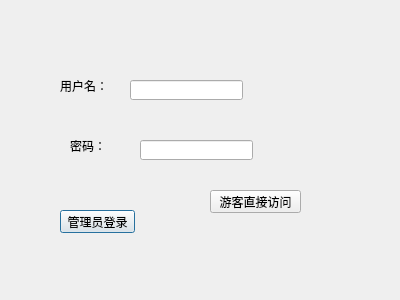
<?xml version="1.0" encoding="UTF-8"?>
<ui version="4.0">
 <class>LoginDialog</class>
 <widget class="QDialog" name="LoginDialog">
  <property name="geometry">
   <rect>
    <x>0</x>
    <y>0</y>
    <width>400</width>
    <height>300</height>
   </rect>
  </property>
  <property name="windowTitle">
   <string>Dialog</string>
  </property>
  <widget class="QPushButton" name="pushButton">
   <property name="geometry">
    <rect>
     <x>60</x>
     <y>210</y>
     <width>75</width>
     <height>23</height>
    </rect>
   </property>
   <property name="text">
    <string>管理员登录</string>
   </property>
  </widget>
  <widget class="QLineEdit" name="userName">
   <property name="geometry">
    <rect>
     <x>130</x>
     <y>80</y>
     <width>113</width>
     <height>20</height>
    </rect>
   </property>
  </widget>
  <widget class="QLineEdit" name="password">
   <property name="geometry">
    <rect>
     <x>140</x>
     <y>140</y>
     <width>113</width>
     <height>20</height>
    </rect>
   </property>
  </widget>
  <widget class="QLabel" name="label">
   <property name="geometry">
    <rect>
     <x>60</x>
     <y>80</y>
     <width>54</width>
     <height>12</height>
    </rect>
   </property>
   <property name="text">
    <string>用户名：</string>
   </property>
  </widget>
  <widget class="QLabel" name="label_2">
   <property name="geometry">
    <rect>
     <x>70</x>
     <y>140</y>
     <width>54</width>
     <height>12</height>
    </rect>
   </property>
   <property name="text">
    <string>密码：</string>
   </property>
  </widget>
  <widget class="QPushButton" name="pushButton_visitor">
   <property name="geometry">
    <rect>
     <x>210</x>
     <y>190</y>
     <width>91</width>
     <height>23</height>
    </rect>
   </property>
   <property name="text">
    <string>游客直接访问</string>
   </property>
  </widget>
 </widget>
 <resources/>
 <connections>
  <connection>
   <sender>pushButton</sender>
   <signal>clicked()</signal>
   <receiver>LoginDialog</receiver>
   <slot>accept()</slot>
   <hints>
    <hint type="sourcelabel">
     <x>124</x>
     <y>225</y>
    </hint>
    <hint type="destinationlabel">
     <x>304</x>
     <y>202</y>
    </hint>
   </hints>
  </connection>
  <connection>
   <sender>pushButton_visitor</sender>
   <signal>clicked()</signal>
   <receiver>LoginDialog</receiver>
   <slot>accept()</slot>
   <hints>
    <hint type="sourcelabel">
     <x>264</x>
     <y>191</y>
    </hint>
    <hint type="destinationlabel">
     <x>313</x>
     <y>112</y>
    </hint>
   </hints>
  </connection>
 </connections>
</ui>
